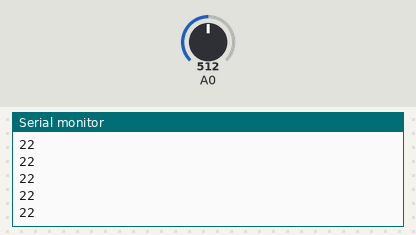
Recording of a sketch running on a simulated Arduino Uno, built with avr-gcc and run on an emulated ATmega328P. Shown: the last lines printed to the serial monitor. The test bench sets the inputs (shaded band); at power-on: A0 = 512.

Above: at 1.2 s.
1.3 s: A0 set to 716
At 2.0 s:
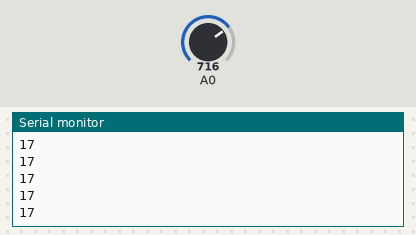
2.8 s: A0 set to 900
At 3.8 s:
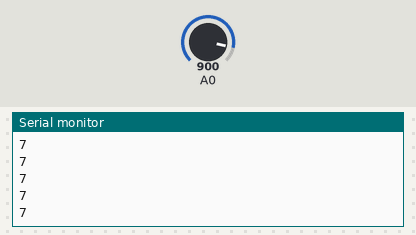
Timing chart, 0 to 5.8 s (numbered marks = the images above; inputs shaded):
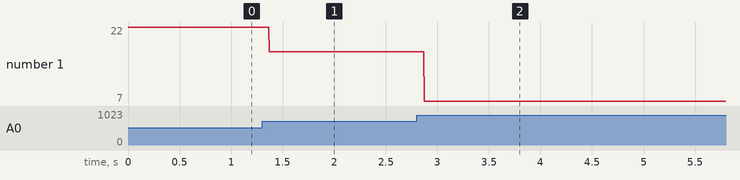

Measured:
- after the input at 1.3 s, the serial monitor: prints a new line after 0.07 s (image 1)
- after the input at 2.8 s, the serial monitor: prints a new line after 0.07 s (image 2)
- plotted number 1: 22 → 17 after the input at 1.3 s, 17 → 7 after the input at 2.8 s

The sketch:

healthhacks.ino
```cpp
// import stepper library
#include <Stepper.h>

// variable declaration
int  Steps2Take;
const int motorRev = 32;
const int outputRev = 2048;
boolean reader = false;

//stepper motor object
Stepper sstepper(motorRev, 8, 10, 9, 11);
//Stepper sstepper(motorRev, 8, 10, 9, 11);

void setup()
{
  Serial.begin(9600);
  pinMode(A0,INPUT);
}

void loop()
{
  int degree;
  degree= analogRead(A0);
  int val;
  val = degree*300/1023;
  Serial.println(val);
  if(val>=60&&val<=150)
  {
    while(val<60||val>150)
    {
      break;
    }
      Steps2Take  =  outputRev ;  // Rotate Clockwise 1 turn
      sstepper.setSpeed(500);
      sstepper.step(Steps2Take);
    //delay(1000);

    //Steps2Take  =  - outputRev;  // Rotate counterclockwise 1 turn
    //sstepper.setSpeed(500);
    //sstepper.step(Steps2Take);
    //delay(2000);
  }
}
```
